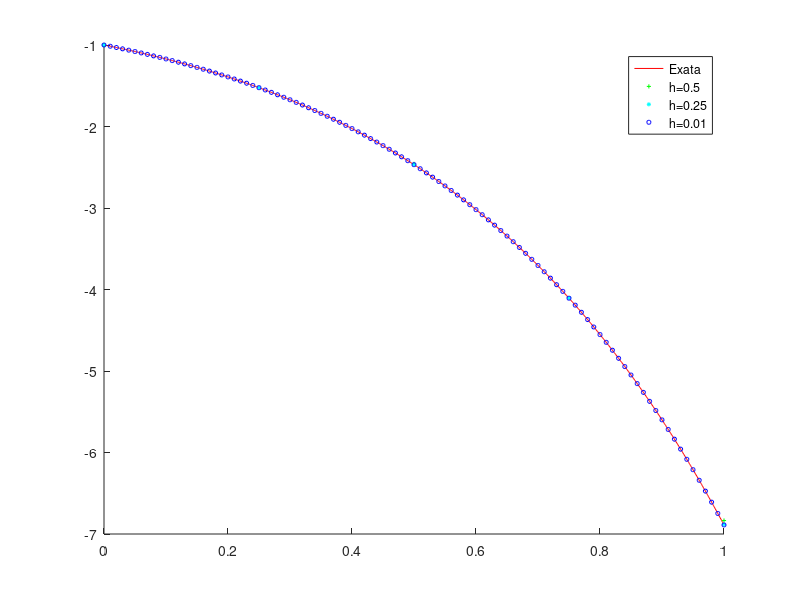

Here is the MATLAB script that generated this plot:
disp("Método de Runge-Kutta para resolução aproximada de EDOs:");
disp("y' = 0.5 - t + 2y, t in (a, b]");
disp("y(a) = -1");

clc
clear all

y0 = -1;
a  = 0;
b  = 1;
ha = 0.5;
hb = 0.25;
hc = 0.01;

N1a = (b - a)/ha;
N1b = (b - a)/hb;
N1c = (b - a)/hc;
N2  = 10*(b - a)/hc;

t1a = linspace(a,b,N1a+1);
t1b = linspace(a,b,N1b+1);
t1c = linspace(a,b,N1c+1);
t2  = linspace(a,b,N2+1);

phi(1) = y0;
ya(1)  = y0;
yb(1)  = y0;
yc(1)  = y0;

for i = 1:N2
    phi(i+1) = t2(i+1)/2 - exp(2*t2(i+1));
end

for i = 1:N1a
    t = t1a(i); y = ya(i); h = ha;

    K1 = 0.5 - t + 2*y;        
    K2 = 0.5 - (t+h/2) + 2*(y+h/2*K1);
    K3 = 0.5 - (t+h/2) + 2*(y+h/2*K2);
    K4 = 0.5 - (t+h)   + 2*(y+h*K3);

    ya(i+1) = y + (K1 + 2*K2 + 2*K3 + K4)*h/6;
end

for i = 1:N1b
    t = t1b(i); y = yb(i); h = hb;

    K1 = 0.5 - t + 2*y;        
    K2 = 0.5 - (t+h/2) + 2*(y+h/2*K1);
    K3 = 0.5 - (t+h/2) + 2*(y+h/2*K2);
    K4 = 0.5 - (t+h)   + 2*(y+h*K3);

    yb(i+1) = y + (K1 + 2*K2 + 2*K3 + K4)*h/6;
end

for i = 1:N1c
    t = t1c(i); y = yc(i); h = hc;

    K1 = 0.5 - t + 2*y;        
    K2 = 0.5 - (t+h/2) + 2*(y+h/2*K1);
    K3 = 0.5 - (t+h/2) + 2*(y+h/2*K2);
    K4 = 0.5 - (t+h)   + 2*(y+h*K3);

    yc(i+1) = y + (K1 + 2*K2 + 2*K3 + K4)*h/6;
end

hold on
plot(t2, phi,"-r")
plot(t1a, ya, "g+", "markersize", 3)
plot(t1b, yb, "c*", "markersize", 3)
plot(t1c, yc, "ob", "markersize", 3)
hold off

legend('Exata', 'h=0.5', 'h=0.25', 'h=0.01');
